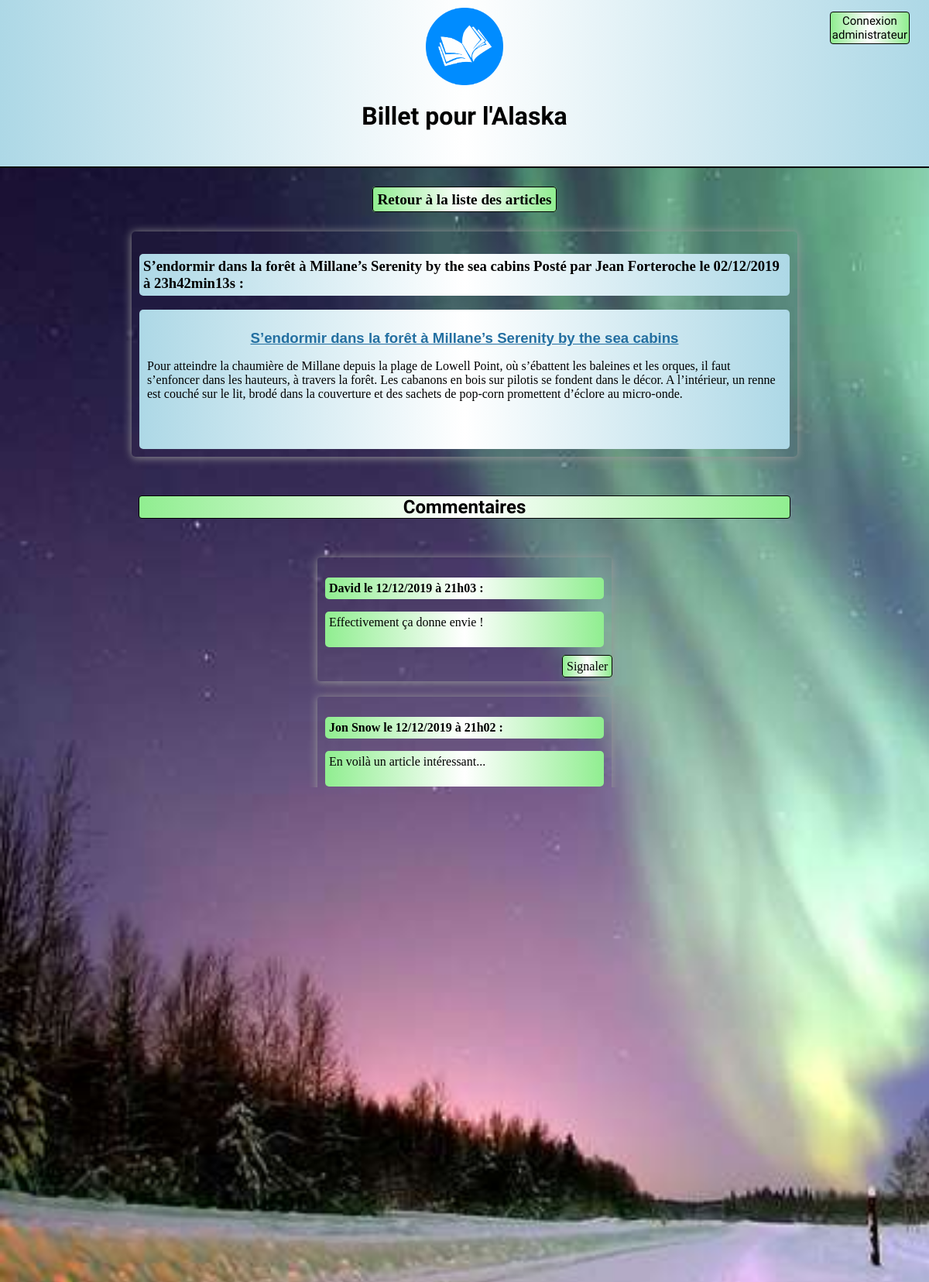
Page /index.php?action=post&id=28 on the committed database.
### tables this page shows
CREATE TABLE `posts` (
  `id` int(11) NOT NULL,
  `author` varchar(20) NOT NULL,
  `title` varchar(255) NOT NULL,
  `content` longtext NOT NULL,
  `creation_date` datetime NOT NULL
);

CREATE TABLE `comments` (
  `id` int(11) NOT NULL,
  `post_id` int(11) NOT NULL,
  `author` varchar(20) NOT NULL,
  `comment` text NOT NULL,
  `comment_date` datetime NOT NULL,
  `report` tinyint(1) NOT NULL DEFAULT '0'
);

### model/PostManager.php (called while the page is built, shortened)
<?php
class PostManager extends Manager
{
    public function getPost($postId)
    {
        $db = $this->dbConnect();
        $req = $db->prepare('SELECT id, author, title, content, DATE_FORMAT(creation_date, \'%d/%m/%Y à %Hh%imin%ss\') AS date FROM posts WHERE id = ?');
        $req->execute(array($postId));
        $post = $req->fetch();
        return $post;
    }
}

### model/CommentManager.php (called while the page is built, shortened)
<?php
class CommentManager extends Manager
{
    public function getComments($postId)
    {
        $db = $this->dbConnect();
        $comments = $db->prepare('SELECT id, post_id, author, comment, DATE_FORMAT(comment_date, \'%d/%m/%Y à %Hh%i\') AS date FROM comments WHERE post_id = ? ORDER BY comment_date DESC');
        $comments->execute(array($postId));
        return $comments;
    }
}

### view/frontend/postView.php (the view, shortened to what this page needs)
<p class="backToPosts"><a href="index.php">Retour à la liste des articles</a></p>
<div class="news">
    <h3>
    <?php echo htmlspecialchars ($post['title']." Posté par " .$post['author']. " le ".$post['date']); ?> :
    </h3>
    <div class="postContent">
    <?php echo stripslashes($post['content']); ?><br/><br/>
    </div>
</div>
<div class="titleComment">Commentaires</div>
<?php
    while ($comment = $comments->fetch())
    {
    ?>
        <div class="commentBox">
            <p>
                <?php echo htmlspecialchars ($comment['author']." le ".$comment['date']); ?> :
            </p>
            <p>
                <?php echo nl2br(htmlspecialchars ($comment['comment'])); ?><br/><br/>
            </p>
            <a class="report" href="index.php?action=reportComment&amp;id=<?= $comment['id'] ?>&amp;postId=<?= $comment['post_id'] ?>">Signaler</a>
        </div>
    <?php
    }
?>
<div class="newComment">Ajouter un nouveau commentaire</div>
<form class="commentForm" action="index.php?action=addComment&amp;id=<?= $post['id'] ?>" method="post">
    <div>
        <label for="author">Auteur</label><br /><br />
        <input type="text" id="author" name="author" />
    </div>
    <div>
        <label for="comment">Commentaire</label><br /><br />
        <textarea class="comment" id="comment" name="comment"></textarea>
    </div>
    <div>
        <input class="validComment" type="submit" />
    </div>
</form>
<?php require('template.php'); ?>

### css/style.css (style rules this page uses)
body { background-image: url("../public/images/aurore.jpg"); background-color:rgb(188,254,188); background-repeat: no-repeat; background-attachment:fixed; background-size: cover; margin: 0; padding: 0; }
input { border-radius: 4px; margin-top: 2px; }
#connectForm button, #disconnect, .validComment, .keepCommentButton, .deleteCommentButton, #submitPost { background-color: lightgreen; border-radius: 4px; padding: 5px; display: block; margin: 5px auto; }
.news h3 { padding: 5px; background-image: linear-gradient(to right, lightblue, white, lightblue); border-radius:5px; }
.postContent { background-image: linear-gradient(to right, lightblue, white, lightblue); margin-top: 0; padding: 10px; border-radius:5px; }
.news { width:70%; margin:20px auto; padding: 10px; box-shadow: 0px 1px 12px #999; margin-bottom: 20px; border-radius: 5px; }
.backToPosts { text-align: center; margin: 30px; }
.backToPosts a { border: 1px solid black; border-radius: 4px; padding: 5px; background-image: linear-gradient(to right, lightgreen, white, lightgreen); text-decoration: none; color: black; font-weight: bold; font-size: 1.2em; text-align: center; }
.commentBox { display: block; margin: 20px auto; box-shadow: 0px 1px 12px #999; border-radius: 4px; width: 30%; word-wrap: break-word; padding: 10px; }
.commentBox p { padding: 5px; background-image: linear-gradient(to right, lightgreen, white, lightgreen); border-radius:5px; }
.commentBox p:first-child { font-weight: bold; }
.commentBox a { position: relative; left: 85%; border: 1px solid black; border-radius: 4px; padding: 5px; background-image: linear-gradient(to right, lightgreen, white, lightgreen); text-decoration: none; color: black; }
.titleComment, .newComment, .addNewPost, table caption { font-family: 'Wallpoet', cursive; width: 70%; font-size: 1.5em; font-weight: bold; text-align: center; border:1px solid black; border-radius: 4px; background-image: linear-gradient(to right, lightgreen, white, lightgreen); margin:50px auto; }
.commentForm { font-family: 'Wallpoet', cursive; border: 1px solid black; border-radius: 4px; width: 30%; margin: 0 auto 50px auto; text-align: center; background-image: linear-gradient(to right, lightblue, white, lightblue); }
.commentForm div { margin: 20px 0; }
input { border-radius: 4px; }
.commentForm label { font-size: 1.5em; }
.comment { width: 90%; height: 200px; border-radius: 4px; }

### rows in the picture
posts: content "S’endormir dans la forêt à Millane’s Serenity by the sea cabins Pour atteindre la chaumière de Millane depuis la plage de Lowell Point, où s’ébattent les baleines et les orques, il faut s’enfoncer dans les hauteurs, à travers la forêt. Les cabanons en bois sur pilotis se fondent dans le décor. A l’intérieur, un renne est couché sur le lit, brodé dans la couverture et des sachets de pop-corn promettent d’éclore au micro-onde."
comments: date "David le 12/12/2019 à 21h03", comment "Effectivement ça donne envie !"
comments: date "Jon Snow le 12/12/2019 à 21h02", comment "En voilà un article intéressant..."

### other values in the picture
$post['title']." Posté par " .$post['author']. " le ".$post['date'] "S’endormir dans la forêt à Millane’s Serenity by the sea cabins Posté par Jean Forteroche le 02/12/2019 à 23h42min13s"
